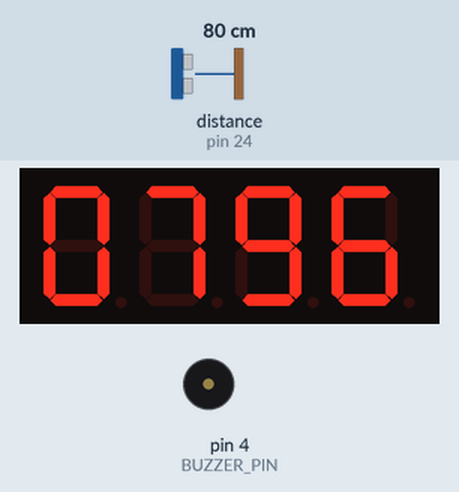
Bench run of a sketch on a simulated Arduino Mega 2560, built with avr-gcc and run on an emulated ATmega2560. On the bench: 4-digit seven-segment display, buzzer (waves = sounding). Wiring (inferred from the names in the program): ultrasonic range finder: trigger pin 22; echo pin 24; 4-digit 7-segment display, segments lit when HIGH: segments pin 5, pin 6, pin 7, pin 8, pin 9, pin 10, pin 11; digit selects A1, A2, A3, A4. The inputs (shaded band) are chosen by the test bench; at power-on: distance to the obstacle (sensor on pin 24) 80 cm. The echo pulse lasts 58.3 µs per cm; the segment pins are drawn as the display they are named for.

Above: at 1.2 s.
1.3 s: distance to the obstacle (sensor on pin 24) set to 23 cm
At 2.5 s:
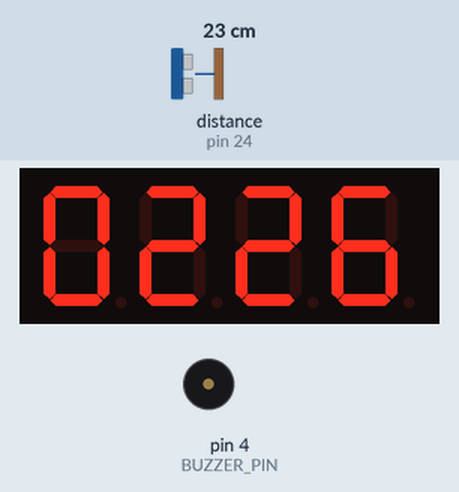
2.8 s: distance to the obstacle (sensor on pin 24) set to 19 cm
At 3.8 s:
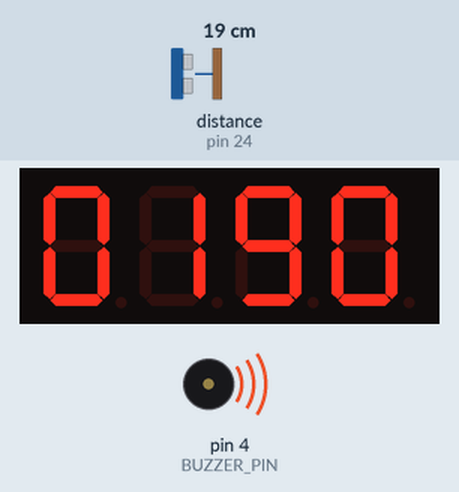
4.3 s: distance to the obstacle (sensor on pin 24) set to 2 cm
At 4.9 s:
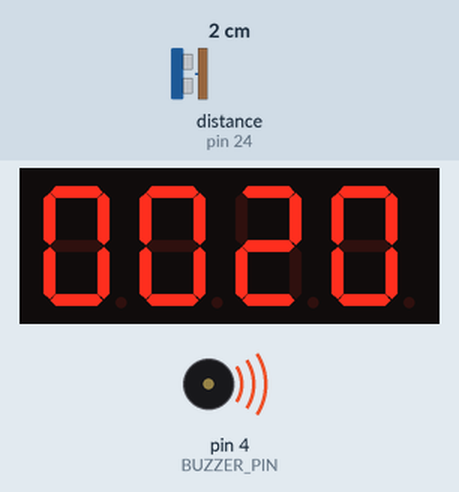
Timing chart, 0 to 7.3 s (numbered marks = the images above; inputs shaded):
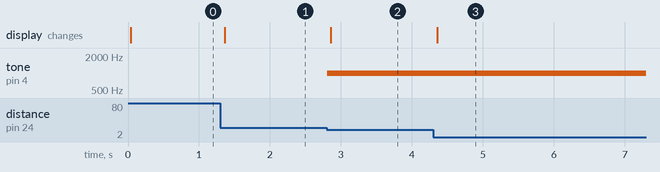

Measured:
- the behaviour switches between 21 and 20 cm on distance to the obstacle (sensor on pin 24) (found by bisection; images 1 and 2)
- after the input at 1.3 s, the display: changes after 0.06 s (image 1)
- after the input at 2.8 s, tone on pin 4 (BUZZER_PIN): silent → 1000 Hz at once; the display: changes after 0.06 s (image 2)
- after the input at 4.3 s, the display: changes after 0.06 s (image 3)

The sketch:

7-segment_display_counter_Sensor_Buzzer.ino
```cpp
// HC-SR04 + 4-digit 7-segment display
// Arduino Mega 2560

// ===== 7-segment display =====

int digitPins[] = {A1, A2, A3, A4};
int segmentPins[] = {5, 6, 7, 8, 9, 10, 11};

// {A, B, C, D, E, F, G}
int numbers[10][7] = {
  {1, 1, 1, 1, 1, 1, 0}, // 0
  {0, 1, 1, 0, 0, 0, 0}, // 1
  {1, 1, 0, 1, 1, 0, 1}, // 2
  {1, 1, 1, 1, 0, 0, 1}, // 3
  {0, 1, 1, 0, 0, 1, 1}, // 4
  {1, 0, 1, 1, 0, 1, 1}, // 5
  {1, 0, 1, 1, 1, 1, 1}, // 6
  {1, 1, 1, 0, 0, 0, 0}, // 7
  {1, 1, 1, 1, 1, 1, 1}, // 8
  {1, 1, 1, 1, 0, 1, 1}  // 9
};


// ===== HC-SR04 =====

const int TRIG_PIN = 22;
const int ECHO_PIN = 24;


// ===== Buzzer =====

const int BUZZER_PIN = 4;


// ===== Distance =====

int distanceMm = 0;


void setup() {

  // Display
  for (int i = 0; i < 4; i++) {
    pinMode(digitPins[i], OUTPUT);
    digitalWrite(digitPins[i], HIGH);
  }

  for (int i = 0; i < 7; i++) {
    pinMode(segmentPins[i], OUTPUT);
    digitalWrite(segmentPins[i], LOW);
  }

  // HC-SR04
  pinMode(TRIG_PIN, OUTPUT);
  pinMode(ECHO_PIN, INPUT);

  // Buzzer
  pinMode(BUZZER_PIN, OUTPUT);

  Serial.begin(9600);
}


void loop() {

  // Measure distance
  distanceMm = getDistance();

  // Limit range to 0–9999 mm
  if (distanceMm > 9999) {
    distanceMm = 9999;
  }

  if (distanceMm < 0) {
    distanceMm = 0;
  }


  // Display distance
  displayNumber(distanceMm);


  // Buzzer if hand is closer than 200 mm
  if (distanceMm <= 200) {
    tone(BUZZER_PIN, 1000);
  }
  else {
    noTone(BUZZER_PIN);
  }
}


// ===== HC-SR04 =====

int getDistance() {

  // Send ultrasonic pulse
  digitalWrite(TRIG_PIN, LOW);
  delayMicroseconds(2);

  digitalWrite(TRIG_PIN, HIGH);
  delayMicroseconds(10);

  digitalWrite(TRIG_PIN, LOW);


  // Get signal return time
  unsigned long duration = pulseIn(ECHO_PIN, HIGH, 30000);


  // If no signal is received
  if (duration == 0) {
    return 9999;
  }


  // Convert time to millimeters
  int distance = duration * 343 / 2000;

  return distance;
}


// ===== Display =====

void displayNumber(int number) {

  int digits[4];

  digits[0] = number / 1000;
  digits[1] = (number / 100) % 10;
  digits[2] = (number / 10) % 10;
  digits[3] = number % 10;


  for (int i = 0; i < 4; i++) {

    // Turn off all digits
    for (int j = 0; j < 4; j++) {
      digitalWrite(digitPins[j], HIGH);
    }


    // Set segments
    for (int k = 0; k < 7; k++) {
      digitalWrite(
        segmentPins[k],
        numbers[digits[i]][k]
      );
    }


    // Turn on current digit
    digitalWrite(digitPins[i], LOW);

    delay(1);

    // Turn off
    digitalWrite(digitPins[i], HIGH);
  }
}
```
